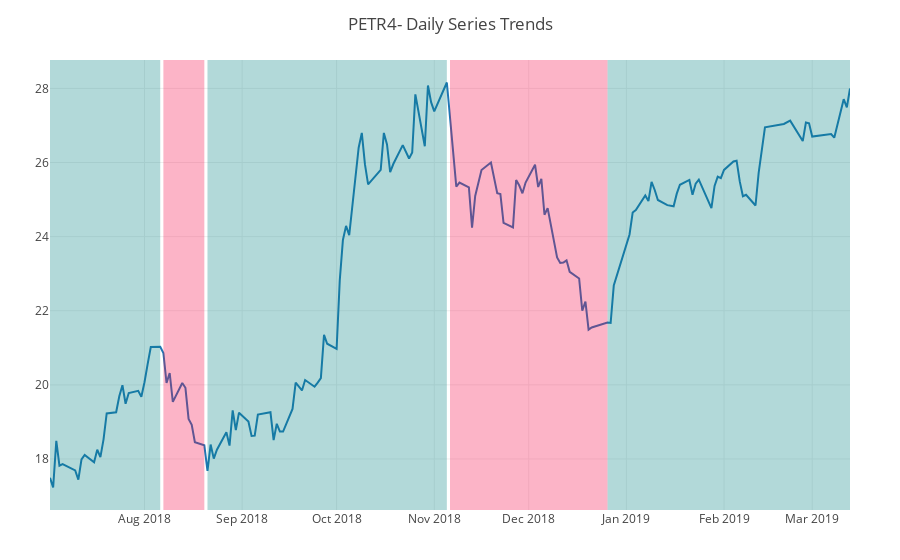

Notebook code cell kept with this figure:
### Code cell
using PrevisibilityCrawler
using Dates: Date
using CSV
top20 = CSV.read("data/csv_files/top20_d.csv");
tick = top20[top20.tick .== "PETR4", :]
dates = Date.(tick.datetime)
trace = pty.scatter(;x=dates,y=tick.lastPrice, name="price")
upsbegins = [dates[1], dates[36], dates[120]]
upsends = [dates[25], dates[87], dates[end]]
downbegins = [dates[26], dates[88]]
downsends = [dates[35], dates[120]]
ups = pty.rect(upsbegins,upsends,0,1;xref="x",yref="paper",line_width=0,fillcolor="#008080", opacity=.3)
downs = pty.rect(downbegins,downsends,0,1;xref="x",yref="paper",line_width=0,fillcolor="#F30845", opacity=.3)
pty.plot([trace], pty.Layout(;shapes=[ups;downs],title="PETR4- Daily Series Trends"))

### Figure 1 — Plotly figure (JSON) as saved in the notebook; plotly's stock layout.template omitted (floating-point values rounded to 4 significant figures; data arrays with more than 128 entries replaced by an {"elided": "..."} marker saying what was removed)
{"data": [{"name": "price", "type": "scatter", "x": {"elided": "165 str values"}, "y": {"elided": "165 float values"}}], "layout": {"autosize": true, "margin": {"b": 50, "l": 50, "r": 50, "t": 60}, "shapes": [{"fillcolor": "#008080", "line": {"width": 0}, "opacity": 0.3, "type": "rect", "x0": "2018-07-02", "x1": "2018-08-06", "xref": "x", "y0": 0, "y1": 1, "yref": "paper"}, {"fillcolor": "#008080", "line": {"width": 0}, "opacity": 0.3, "type": "rect", "x0": "2018-08-21", "x1": "2018-11-05", "xref": "x", "y0": 0, "y1": 1, "yref": "paper"}, {"fillcolor": "#008080", "line": {"width": 0}, "opacity": 0.3, "type": "rect", "x0": "2018-12-26", "x1": "2019-03-13", "xref": "x", "y0": 0, "y1": 1, "yref": "paper"}, {"fillcolor": "#F30845", "line": {"width": 0}, "opacity": 0.3, "type": "rect", "x0": "2018-08-07", "x1": "2018-08-20", "xref": "x", "y0": 0, "y1": 1, "yref": "paper"}, {"fillcolor": "#F30845", "line": {"width": 0}, "opacity": 0.3, "type": "rect", "x0": "2018-11-06", "x1": "2018-12-26", "xref": "x", "y0": 0, "y1": 1, "yref": "paper"}], "title": {"text": "PETR4- Daily Series Trends"}, "xaxis": {"autorange": true, "range": ["2018-07-02", "2019-03-13"], "type": "date"}, "yaxis": {"autorange": true, "range": [16.62, 28.77], "type": "linear"}}}
